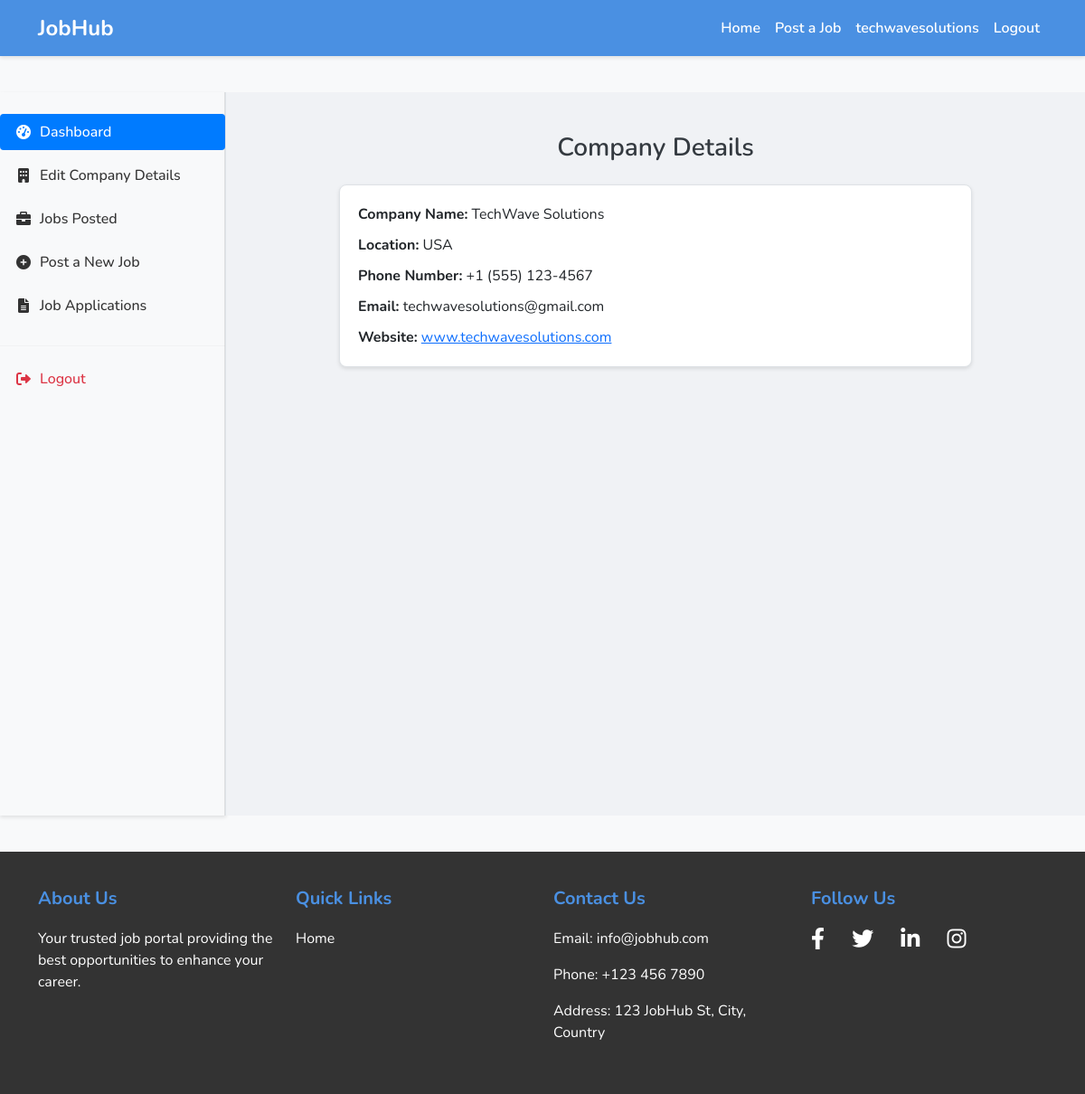
The page /employer/dashboard/ (signed in) on the database its author committed.
### profiles/models.py (models this page shows, shortened)
class Employer(models.Model):
    user = models.OneToOneField(User, on_delete=models.CASCADE)
    company_name = models.CharField(max_length=200, unique=True)
    company_description = models.TextField()
    website = models.URLField(max_length=200, unique=True, blank=True)
    email = models.EmailField(max_length=200, unique=True)
    phone_number = models.CharField(max_length=13)
    location = models.CharField(max_length=100)
    created_at = models.DateTimeField(auto_now_add=True)
    updated_at = models.DateTimeField(auto_now=True)

### employer/views.py (the view)
# urls.py: path('dashboard/', views.employer_dashboard, name='employer_dashboard'),
def employer_dashboard(request):
    company = get_object_or_404(Employer, user=request.user)
    context = {'company': company}
    return render(request, 'employer dashboard/employer_dashboard.html', context)

### profiles/context_processors.py (called while the page is built)
def employer_users(request):
    employer_users = User.objects.filter(employer__isnull=False)
    context = {'employer_users':employer_users}
    return context

### templates/employer dashboard/employer_dashboard.html (shortened to what this page needs)
{% extends 'base.html' %}
{% load static %}
{% block styles %}
    {{ block.super }}
{% endblock %}
{% block body %}
<div class="dashboard-row">
    <div class="sidebar-column">
        {% include 'employer dashboard/sidebar.html' %}
    </div>
    <div class="content-column">
        <div class="title-container">
            Company Details
        </div>
        <div class="company-details">
            <p><strong>Company Name:</strong> {{ company.company_name }}</p>
            <p><strong>Location:</strong> {{ company.location }}</p>
            <p><strong>Phone Number:</strong> {{ company.phone_number }}</p>
            <p><strong>Email:</strong> {{ company.email }}</p>
            <p><strong>Website:</strong> <a href="{{ company.website }}" target="_blank">{{ company.website }}</a></p>
        </div>
    </div>
</div>
{% endblock %}

### templates/base.html (shortened to what this page needs)
{% load static %}
<!DOCTYPE html>
<html lang="en">
<head>
    <link rel="stylesheet" href="https://cdnjs.cloudflare.com/ajax/libs/font-awesome/6.0.0-beta3/css/all.min.css">
    <link href="https://cdn.jsdelivr.net/npm/bootstrap@5.3.0-alpha1/dist/css/bootstrap.min.css" rel="stylesheet">
    {% block styles %}
    <link rel="stylesheet" href="{% static 'base.css' %}">
    {% endblock %}
</head>
<body>
    <nav class="navbar navbar-expand-lg navbar-custom">
        <div class="container">
            <a class="navbar-brand" href="{% url 'home' %}">JobHub</a>
            <div class="collapse navbar-collapse" id="navbarNav">
                <ul class="navbar-nav ms-auto">
                    <li class="nav-item">
                        <a class="nav-link" href="{% url 'home' %}">Home</a>
                    </li>
                    {% if user.is_authenticated and user in employer_users %}
                    <li class="nav-item">
                        <a class="nav-link" href="{% url 'post_new_job' %}">Post a Job</a>
                    </li>
                    {% endif %}
                    {% if user.is_authenticated %}
                    <li class="nav-item">
                        <a class="nav-link" href="#">{{user}}</a>
                    </li>
                    <li class="nav-item">
                        <a class="nav-link" href="{% url 'logout' %}">Logout</a>
                    </li>
                    {% endif %}
                </ul>
            </div>
        </div>
    </nav>
    <div class="content">
        {% block body %}
        {% endblock %}
    </div>
    <footer class="job-portal-footer">
        <div class="container">
            <div class="row">
                <div class="col-md-3">
                    <h5>About Us</h5>
                    <p>Your trusted job portal providing the best opportunities to enhance your career.</p>
                </div>
                <div class="col-md-3">
                    <h5>Quick Links</h5>
                    <ul class="list-unstyled">
                        <li><a href="{% url 'home' %}">Home</a></li>
                    </ul>
                </div>
                <div class="col-md-3">
                    <h5>Contact Us</h5>
                    <p>Email: info@jobhub.com</p>
                    <p>Phone: +123 456 7890</p>
                    <p>Address: 123 JobHub St, City, Country</p>
                </div>
                <div class="col-md-3">
                    <h5>Follow Us</h5>
                    <a href="#" class="d-inline-block me-3"><i class="fab fa-facebook-f"></i></a>
                    <a href="#" class="d-inline-block me-3"><i class="fab fa-twitter"></i></a>
                    <a href="#" class="d-inline-block me-3"><i class="fab fa-linkedin-in"></i></a>
                    <a href="#" class="d-inline-block"><i class="fab fa-instagram"></i></a>
                </div>
            </div>
        </div>
    </footer>
</body>
</html>

### static/base.css (style rules this page uses)
body { font-family: 'Nunito', sans-serif !important; margin: 0; padding: 0; box-sizing: border-box; background-color: #f8f9fa; display: flex; flex-direction: column; min-height: 100vh; }
.navbar-custom { background-color: #4a90e2; box-shadow: 0 2px 4px rgba(0, 0, 0, 0.1); }
.navbar-brand { color: #ffffff !important; font-weight: 700; font-size: 1.5rem; }
.navbar-nav .nav-link { color: #ffffff !important; font-weight: 600; transition: color 0.3s ease; }
.content { flex: 1; padding: 40px 0; }
.job-portal-footer { background-color: #333; color: #fff; padding: 40px 0; margin-top: auto; }
.job-portal-footer h5 { color: #4a90e2; font-weight: 700; margin-bottom: 20px; }
.job-portal-footer a { color: #fff; text-decoration: none; transition: color 0.3s ease; }
.job-portal-footer .fab { font-size: 1.5rem; margin-right: 10px; }

### templates/employer dashboard/employer_dashboard.html (style rules this page uses)
.dashboard-row { display: flex; min-height: 100vh; }
.sidebar-column { width: 250px; background-color: #f8f9fa; border-right: 1px solid #dee2e6; box-shadow: 0 2px 4px rgba(0, 0, 0, 0.1); }
.content-column { flex-grow: 1; padding: 40px 20px; background-color: #f0f2f5; }
.title-container { font-size: 1.75rem; font-weight: 600; color: #343a40; margin-bottom: 20px; text-align:center; }
.company-details { max-width: 700px; width: 100%; margin: 0 auto; background-color: #fff; border: 1px solid #dee2e6; border-radius: 8px; padding: 20px; box-shadow: 0 2px 4px rgba(0, 0, 0, 0.1); }
.company-details p { margin-bottom: 10px; }
.company-details p:last-child { margin-bottom: 0; }

### rows shown on the page
Employer: company_name "TechWave Solutions", location "USA", phone_number "+1 (555) 123-4567", email "techwavesolutions@gmail.com", website "www.techwavesolutions.com"

### other values the page prints
{{ user }} "techwavesolutions"
